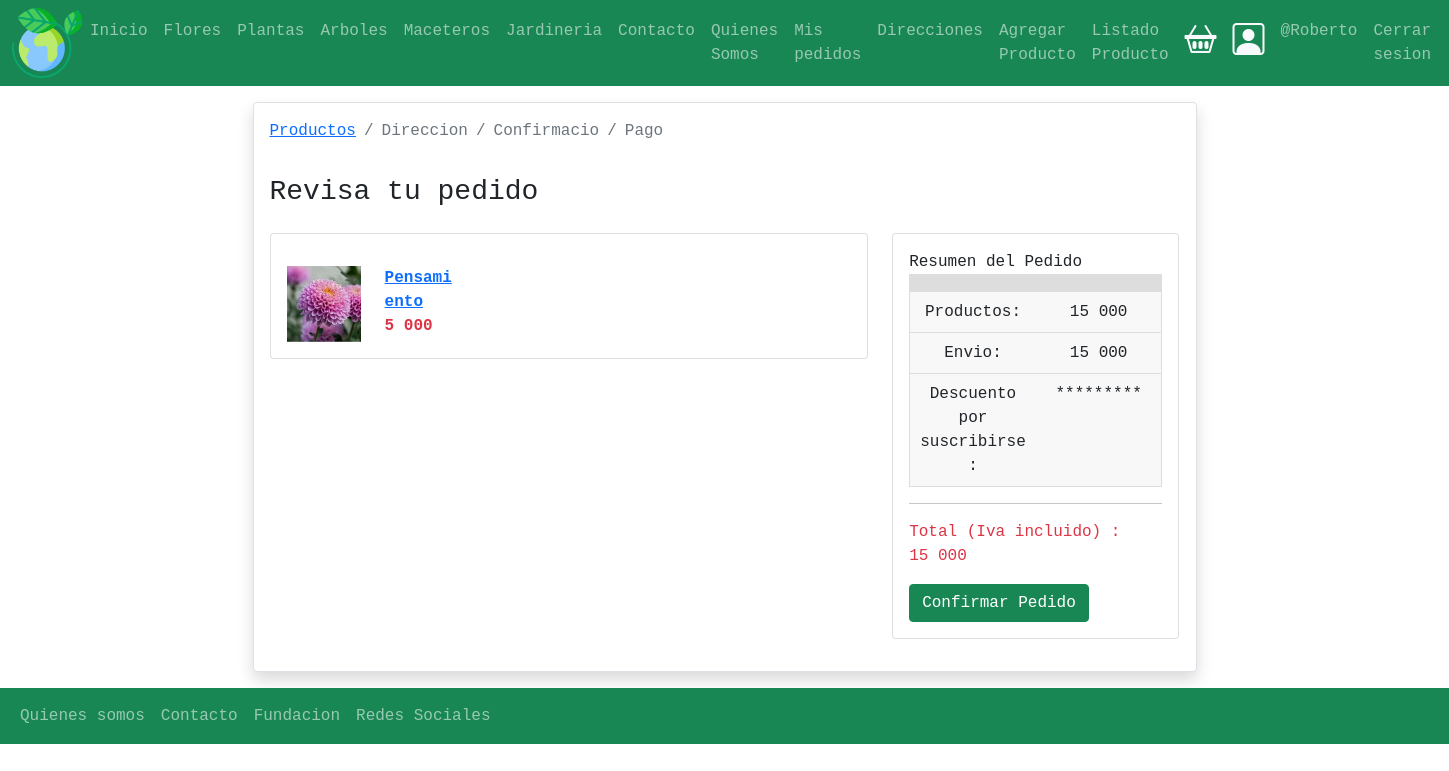
The page /orden/ (signed in) on the database its author committed.
### productos/models.py (models this page shows, shortened)
class Producto(models.Model):
    usuario = models.ForeignKey(User, null=False, blank=False, on_delete=models.PROTECT)
    nombre =  models.CharField(max_length=50)
    imagen = models.ImageField(upload_to="productos",null=False, blank=False)
    descripcion = models.TextField()
    precio = models.IntegerField(default=0)
    slug = models.SlugField(null=False, blank=False , unique=True)
    creacion = models.DateTimeField(auto_now_add=True)
    categoria =  models.ForeignKey(Categoria, on_delete=models.PROTECT)

### carrito/models.py (models this page shows, shortened)
class Carrito(models.Model):
    carrito_id = models.CharField(max_length=100, null=False, blank=False, unique=True)
    usuario = models.ForeignKey(User, null=True, blank=True, on_delete=models.CASCADE) #relacion uno a muchos
    productos = models.ManyToManyField(Producto, through='CarritoProductos')
    subtotal = models.IntegerField(default = 0)
    total = models.IntegerField(default= 0)
    fecha_carrito = models.DateTimeField(auto_now_add=True)

### ordenes/models.py (models this page shows, shortened)
class Ordenes(models.Model):
    orden_id = models.CharField(max_length=100, null=False, blank=False, unique=True)
    usuario = models.ForeignKey(User, on_delete = models.CASCADE)
    carrito = models.ForeignKey(Carrito, on_delete = models.CASCADE)
    status = models.CharField(max_length=50, choices=choices, default=OrdenesStatus.CREADO)
    total = models.IntegerField(default=0)
    envio = models.IntegerField(default=15000)
    creacion = models.DateTimeField(auto_now_add=True)
    direccion_envio = models.CharField( max_length=200 ,null=True , blank=True,)

### ordenes/views.py (the view)
# urls.py: path('',views.orden, name="orden"),
@login_required(login_url='login')
def orden(request):
    usuario = request.user if request.user.is_authenticated else None
    carrito_id = request.session.get('carrito_id')
    carrito = Carrito.objects.filter(id = carrito_id).first()
    if carrito is None:
        carrito = Carrito.objects.create(usuario = usuario)
    if usuario and carrito.usuario is None:
        carrito.usuario = usuario
        carrito.save()
    request.session['carrito_id'] = carrito.id
    orden = Ordenes.objects.filter(carrito = carrito).first()
    if orden is None and request.user.is_authenticated:
        orden = Ordenes.objects.create(carrito = carrito, usuario = request.user)
    if orden:
        request.session['orden_id'] = orden.orden_id
    return render(request, 'ordenes/orden.html',{
        'carrito':carrito,
        'orden' :orden ,
        'breadcrumb' : breadcrumb()
        })

### ordenes/utilis.py (called while the page is built)
def breadcrumb(productos = True, direccion = False , confirmacion = False, pago = False):
    return [
        {'title': 'Productos', 'active':productos , 'url':reverse('ordenes:orden')},
        {'title': 'Direccion', 'active':direccion , 'url':reverse('ordenes:direccion')},
        {'title': 'Confirmacio', 'active':confirmacion , 'url':reverse('ordenes:confirmacion')},
        {'title': 'Pago', 'active':pago , 'url':reverse('ordenes:orden')},
    ]

### ordenes/templates/ordenes/orden.html
{% extends 'base.html' %}
{% block contenido %}
<div class="container">
    <div class="card border rounded shadow p-3 m-3">
        {% block breadcrum%}
        {% include 'ordenes/snippets/breadcrum.html'%}
        {% endblock %}
        <div class="h3 mt-3">
            Revisa tu pedido
        </div>
        <div class="row">
            <div class="col-8">
                <div class="card mt-3 mb-3">
                    <div class="card-body">
                        {% for producto in carrito.productos.all %}
                        {% include 'ordenes/snippets/producto.html' %}
                        {% endfor %}
                    </div>
                </div>
            </div>
            <div class="col-4">
                {% url 'ordenes:direccion' as next_url %}
                {% include 'ordenes/snippets/resumen.html' with next_url=next_url   %}
            </div>
        </div>
    </div>
</div>
{% endblock contenido %}

### templates/base.html (shortened to what this page needs)
{% load static %}
<!DOCTYPE html>
<html lang="es">
<head>
    <link href="https://cdn.jsdelivr.net/npm/bootstrap@5.1.3/dist/css/bootstrap.min.css" rel="stylesheet">
    <link rel="stylesheet" href="https://cdn.jsdelivr.net/npm/bootstrap-icons@1.8.2/font/bootstrap-icons.css">
    <link rel="stylesheet" href=" {% static 'css/miestilo.css'%} ">
</head>
<body>
    <header>
        <nav class="navbar navbar-expand-xl navbar-dark bg-success">
            <div class="container-fluid">
                <a href="{% url 'home'%}">
                    <img src="{% static 'img/el-planeta-tierra.png' %}" alt="Logo" style="width: 70px;">
                </a>
                <div class="collapse navbar-collapse" id="mynavbar">
                    <ul class="navbar-nav me-auto">
                        <li class="nav-item">
                            <a class="nav-link" href="{% url 'home' %}">Inicio</a>
                        </li>
                        <li class="nav-item">
                            <a class="nav-link" href="{% url 'flores' %}">Flores</a>
                        </li>
                        <li class="nav-item">
                            <a class="nav-link" href="{% url 'plantas' %}">Plantas</a>
                        </li>
                        <li class="nav-item">
                            <a class="nav-link" href="{% url 'arboles' %}">Arboles</a>
                        </li>
                        <li class="nav-item">
                            <a class="nav-link" href="{% url 'maceteros' %}">Maceteros</a>
                        </li>
                        <li class="nav-item">
                            <a class="nav-link" href="{% url 'jardineria' %}">Jardineria</a>
                        </li>
                        <li class="nav-item">
                            <a class="nav-link" href="{% url 'contacto'%}">Contacto</a>
                        </li>
                        <li class="nav-item">
                            <a class="nav-link" href="{% url 'quienesSomos'%}">Quienes Somos</a>
                        </li>
                        {% if user.is_authenticated %}
                        <li class="nav-item">
                            <a class="nav-link" href="{% url 'ordenes:completados'%}">Mis pedidos</a>
                        </li>
                        {% endif %}
                        {% if user.is_authenticated %}
                            <li class="nav-item">
                                <a class="nav-link" href="{% url 'direccion_envio:direccion_envio'%}">Direcciones</a>
                            </li>
                        {% endif %}
                        {% if user.is_authenticated %}
                            <li class="nav-item">
                                <a class="nav-link" href=" {% url 'productos:formProducto' %}">Agregar Producto</a>
                            </li>
                        {% endif %}
                        {% if user.is_authenticated %}
                        <li class="nav-item">
                            <a class="nav-link" href=" {% url 'productos:productoListado' %}">Listado Producto</a>
                        </li>
                    {% endif %}
                    </ul>
                    <div class="d-flex m-1">
                        <a href="{% url 'carrito:carrito'%}" class="text-light">
                            <i class="bi bi-basket2 p-1" style="font-size: 2rem;"></i>
                        </a>
                    </div>
                    <div class="d-flex m-2">
                        {% if user.is_authenticated %}
                            <a href="{% url 'perfil'%}" class="text-light">
                                <i class="bi bi-person-square" style="font-size: 2rem;"></i>
                            </a>
                        {% else%}
                            <a href="{% url 'login' %}" class="text-light">
                                <i class="bi bi-person-square" style="font-size: 2rem;"></i>
                            </a>
                        {% endif %}
                    </div>
                    <ul class="navbar-nav ">
                        {% if user.is_authenticated %}
                        <li class="nav-item">
                            <a class="nav-link" href="{% url 'perfil'%}">@{{ user.username }}</a>
                        </li>
                        <li class="nav-item">
                            <a class="nav-link" href="{% url 'logout' %}">Cerrar sesion</a>
                        </li>
                        {% else%}
                        <li class="nav-item d-flex">
                            <a class="nav-link" href="{% url 'login' %}">Iniciar Sesion</a>
                        </li>
                        {% endif %}
                    </ul>
                </div>
            </div>
        </nav>
    </header>
{% block contenido %}
{% endblock contenido %}
   <footer>
        <nav class="navbar navbar-expand-sm bg-success navbar-dark">
            <div class="container-fluid">
                <ul class="navbar-nav me-auto">
                    <li class="nav-item">
                        <a class="nav-link" href=" {% url 'quienesSomos'%}">Quienes somos</a>
                    </li>
                    <li class="nav-item">
                        <a class="nav-link" href=" {% url 'contacto'%} ">Contacto</a>
                    </li>
                    <li class="nav-item">
                        <a class="nav-link" href="javascript:void(0)">Fundacion</a>
                    </li>
                    <li class="nav-item">
                        <a class="nav-link" href="#">Redes Sociales</a>
                    </li>
                </ul>
            </div>
          </nav>
    </footer>
</body>
</html>

### ordenes/templates/ordenes/snippets/producto.html
{% load humanize %}
<div class="row mt-3">
    <div class="col-2 ">
        {% if producto.imagen %}
            <img src="{{ producto.imagen.url }}" alt="imagen del producto" class="img-fluid" width="200" height="200">
        {% endif %}
    </div>
    <div class="col-2 ">
        <div class="row">
            <strong>
                <a href="{% url 'productos:producto' producto.slug%}"> {{ producto.nombre}}</a>
            </strong>
        </div>
        <div class="row">
            <strong class="text-danger">{{ producto.precio | intcomma }}</strong>
        </div>
    </div>
</div>

### ordenes/templates/ordenes/snippets/resumen.html
{% load humanize %}
<div class="card mt-3 mb-3">
  <div class="card-body">
    <div class="font-weight-bold">
        Resumen del Pedido
    </div>
    <div>
        <table class="table table-borderless table-sm">
            <thead>
                <tr>
                    <th scope="col"></th>
                    <th scope="col"></th>
                </tr>
            </thead>
            <tbody>
                <tr>
                    <td>Productos:</td>
                    <td> {{ carrito.subtotal  | intcomma }}</td>
                </tr>
                <tr>
                    <td>Envio:</td>
                    <td> {{ orden.envio  | intcomma }}</td>
                </tr>
                <tr>
                    <td>Descuento por suscribirse:</td>
                    <td> ********* </td>
                </tr>
            </tbody>
        </table>
    </div>
    <div class="">
        <hr>
    </div>
    <div class="font-weigh-bold text-danger">
        Total (Iva incluido) :
        <div class="d-inline-block">
            {{ orden.total | intcomma }}
        </div>
    </div>
    <div class="mt-3">
        <a href="{{ next_url }}" class="btn btn-success">Confirmar Pedido</a>
    </div>
  </div>
</div>

### static/css/miestilo.css (style rules this page uses)
body { font-family: monospace; }
.container { width: 100%; max-width: 1000px; margin: auto; }
.table { width: 100%; border: 1px solid #ccc; border-collapse: collapse; margin: 0; padding: 0; table-layout: fixed; }
.table tr { background-color: #f8f8f8; border: 1px solid #ddd; }
.table th, .table td { font-size: 16px; padding: 8px; text-align: center; }
.table thead th { text-transform: uppercase; background-color: #ddd; }

### rows shown on the page
Producto: imagen (picture), nombre "Pensamiento", precio "5 000"
Carrito: subtotal "15 000"
Ordenes: envio "15 000", total "15 000"

### other values the page prints
{{ user.username }} "Roberto"
{{ item.title }} "Productos"
{{ item.title }} "Direccion" "Confirmacio" "Pago"
